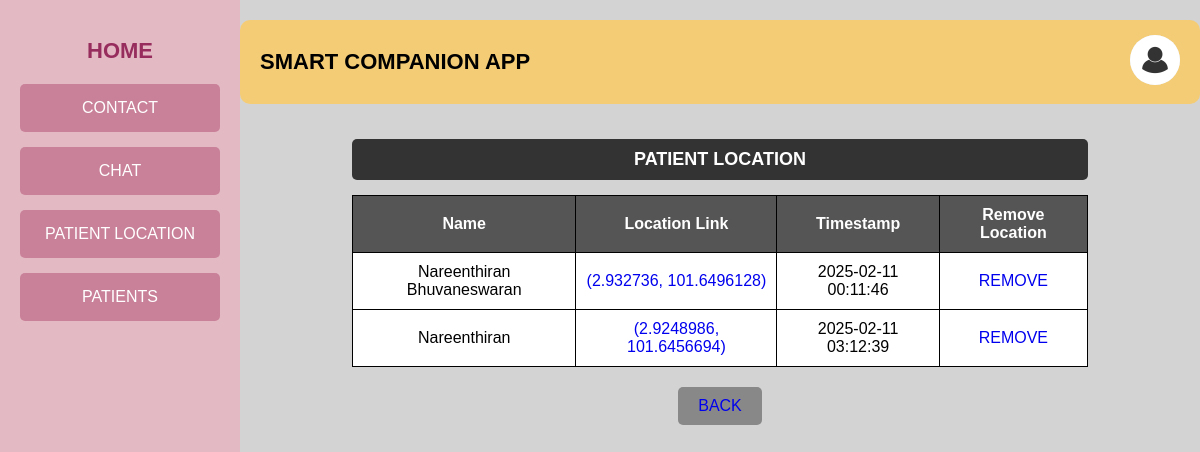
Screenshot of /locationcare (signed in) with the database file from the repository.
### tables this page shows
CREATE TABLE locations (
            id INTEGER PRIMARY KEY AUTOINCREMENT,
            user_id TEXT NOT NULL,
            name TEXT NOT NULL,
            latitude REAL NOT NULL,
            longitude REAL NOT NULL,
            timestamp TEXT NOT NULL
        );

### app.py (the view)
@app.route("/locationcare", methods=["GET", "POST"])
def locationcare():
    db = get_db()
    cursor = db.cursor()
    care_id = session.get('care_id')
    str_care_id = str(care_id)
    cursor.execute("SELECT user_id FROM assign WHERE caretaker_id = ?", (str_care_id,))
    user_ids = cursor.fetchall()
    location_list = []
    if not user_ids:
        flash("No users assigned to this caretaker.")
        db.close()
    for user in user_ids:
        user_id = user[0]  # Extract user_id from tuple
        cursor.execute("SELECT * FROM locations WHERE user_id = ?", (user_id,))
        location_list.extend(cursor.fetchall())  # Append all location rows
    db.close()
    with open("static/img_log/caretaker/"+ str_care_id + ".txt", "r") as file:
        image_name = str(file.read())
        image_url= url_for('static', filename='uploads/'+ image_name )
    return render_template("Caretaker/location.html", image_url=image_url, contacts=location_list)

### app.py (called while the page is built)
def get_db():
    if 'db' not in g:
        g.db = sqlite3.connect('project.db')
        g.db.row_factory = sqlite3.Row
    return g.db

### templates/Caretaker/location.html (shortened to what this page needs)
<!DOCTYPE html>
<html lang="en">
<head>
    <link rel="stylesheet" href="static/contact.css">
</head>
<body>
    <div class="container">
        <div class="sidebar">
            <a href="{{ url_for('caretaker') }}"><h2>HOME</h2></a>
            <a href="{{ url_for('contactcare') }}"><button class="nav-btn">CONTACT</button></a>
            <a href="{{ url_for('chatcare') }}"><button class="nav-btn">CHAT</button></a>
            <a href="{{ url_for('locationcare') }}"><button class="nav-btn">PATIENT LOCATION</button></a>
            <a href="{{ url_for('patientscare') }}"><button class="nav-btn">PATIENTS</button></a>
        </div>
        <div class="main-content">
            <div class="header">
                <h1>SMART COMPANION APP</h1>
                <div class="user-profile">
                    <a href="{{ url_for('careprofile') }}"><img src="{{ image_url }}" alt="Profile Picture" class="profile-img"></a>
                </div>
            </div>
            <div class="contacts-section">
                <h2 class="contacts-title">PATIENT LOCATION</h2>
                <table class="contacts-table">
                    <tr>
                        <th>Name</th>
                        <th>Location Link</th>
                        <th>Timestamp</th>
                        <th>Remove Location</th>
                    </tr>
                    {% for contact in contacts %}
                    <tr>
                        <td>{{ contact[2] }}</td>
                        <td><a href=" https://www.google.com/maps?q={{ contact[3] }},{{ contact[4] }}" onclick="event.stopPropagation();" target="_blank">{{ contact[3], contact[4] }}</a></td>
                        <td>{{ contact[5] }}</td>
                        <td><a href="/deletelocationcare?time_number={{ contact[5] }}" class="edit-btn">REMOVE</a></td>
                    </tr>
                    {% endfor %}
                </table>
            </div>
            <div class="buttons">
                <button class="back-btn"><a href="{{ url_for('caretaker') }}">BACK</a></button>
            </div>
        </div>
    </div>
</body>
</html>

### static/contact.css (style rules this page uses)
body { font-family: Arial, sans-serif; margin: 0; padding: 0; background-color: #e5e5e5; }
.container { display: flex; height: 100vh; }
.sidebar { width: 200px; background-color: #e3b9c4; padding: 20px; text-align: center; }
.sidebar h2 { font-size: 20px; margin-bottom: 30px; }
.nav-btn { display: block; width: 100%; padding: 15px; margin-bottom: 15px; background-color: #c98199; border: none; color: white; font-size: 16px; cursor: pointer; border-radius: 5px; }
.main-content { flex: 1; padding: 20px; background-color: #d3d3d3; display: flex; flex-direction: column; align-items: center; }
.header { display: flex; justify-content: space-between; width: 100%; align-items: center; background-color: #f4cc75; padding: 15px 20px; border-radius: 10px; }
.header h1 { margin: 0; font-size: 22px; }
.user-profile { display: flex; align-items: center; gap: 10px; }
.user-profile img { width: 50px; height: 50px; border-radius: 50%; background-color: #ddd; }
.contacts-section { width: 80%; margin-top: 20px; text-align: center; }
.contacts-title { background-color: #333; color: white; padding: 10px; border-radius: 5px; font-size: 18px; }
.contacts-table { width: 100%; margin-top: 10px; border-collapse: collapse; background-color: white; }
.contacts-table th, .contacts-table td { border: 1px solid black; padding: 10px; text-align: center; }
.contacts-table th { background-color: #555; color: white; }
.buttons { width: 80%; display: flex; justify-content: space-between; margin-top: 20px; }
.sidebar h2 { color: #972d5d; font-size: 22px; margin-bottom: 20px; font-weight: bold; text-decoration: none; transition: color 0.3s ease; }
a { text-decoration: none; }
.back-btn, .add-btn { padding: 10px 20px; border: none; font-size: 16px; cursor: pointer; border-radius: 5px; }
.back-btn { background-color: #b8867b; color: white; }
.buttons { display: flex; justify-content: center; gap: 15px; margin-top: 20px; width: 100%; }
.back-btn, .add-btn { padding: 10px 20px; border: none; border-radius: 5px; cursor: pointer; }
.back-btn { background: #888; color: white; }

### rows the page displays
locations: name "Nareenthiran Bhuvaneswaran", latitude+longitude "(2.932736, 101.6496128)", timestamp "2025-02-11 00:11:46"
locations: name "Nareenthiran", latitude+longitude "(2.9248986, 101.6456694)", timestamp "2025-02-11 03:12:39"
